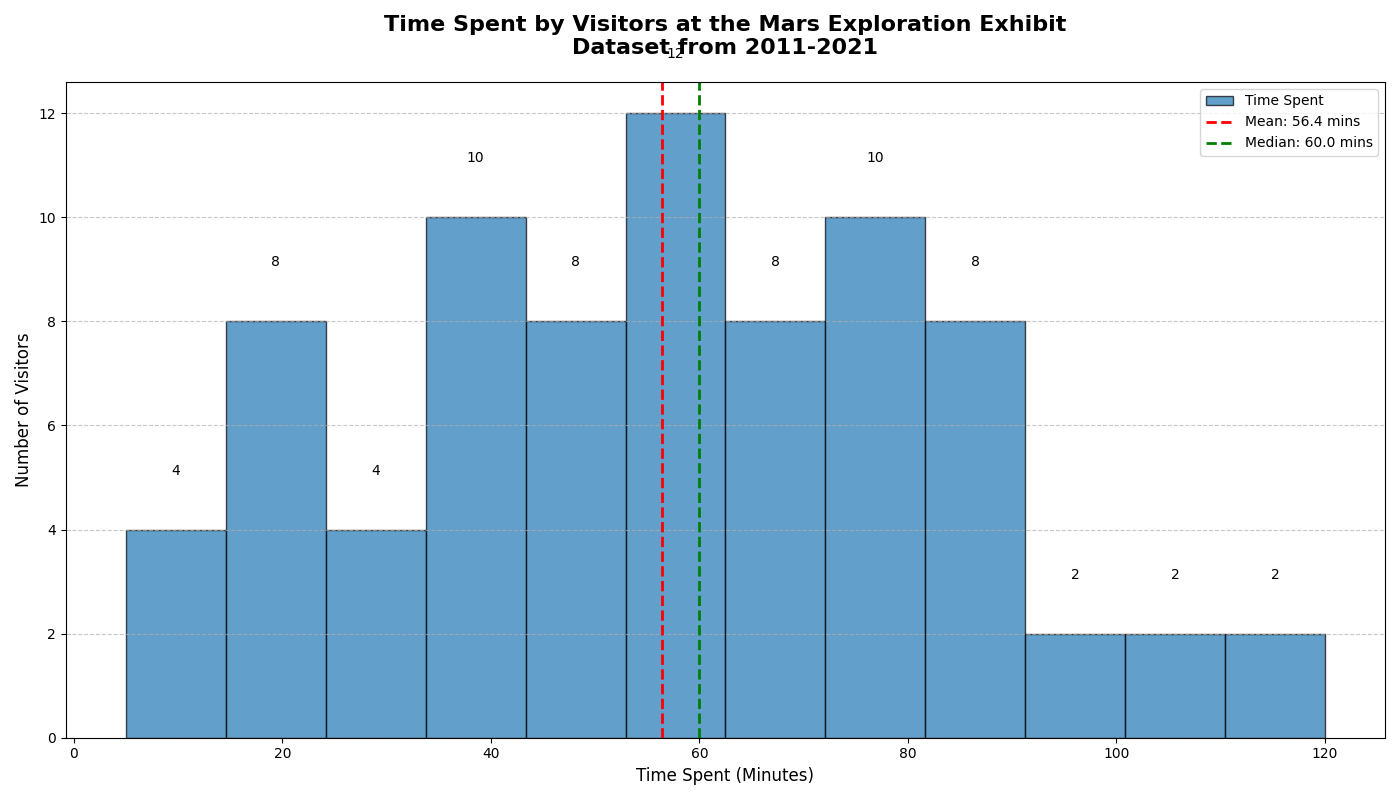

This chart was generated by the following Python code:
import matplotlib.pyplot as plt
import numpy as np

# Data: The amount of time (in minutes) visitors spent at the "Mars Exploration" exhibit
visitor_times = [
    5, 10, 15, 20, 25, 35, 40, 45, 50, 55, 60, 60, 65, 70, 75, 80, 85, 90, 15, 20, 25, 35, 40, 40, 45, 50,
    55, 60, 60, 65, 70, 75, 80, 80, 85, 90, 10, 15, 20, 25, 35, 40, 40, 45, 50, 55, 60, 60, 65, 70, 75, 80, 80, 85,
    90, 10, 15, 20, 25, 35, 40, 45, 50, 55, 60, 60, 65, 70, 75, 80, 85, 90, 95, 100, 105, 110, 115, 120
]

# Creating figure and axis
fig, ax = plt.subplots(figsize=(14, 8))

# Plotting histogram with descriptive statistics (mean and median lines)
n, bins, patches = ax.hist(visitor_times, bins=12, color='#1f77b4', edgecolor='black', alpha=0.7, label='Time Spent')

# Calculating mean and median
mean_time = np.mean(visitor_times)
median_time = np.median(visitor_times)

# Drawing vertical lines for mean and median
ax.axvline(mean_time, color='red', linestyle='dashed', linewidth=2, label=f'Mean: {mean_time:.1f} mins')
ax.axvline(median_time, color='green', linestyle='dashed', linewidth=2, label=f'Median: {median_time:.1f} mins')

# Adding title and labels
ax.set_title('Time Spent by Visitors at the Mars Exploration Exhibit\nDataset from 2011-2021', fontsize=16, fontweight='bold', pad=20)
ax.set_xlabel('Time Spent (Minutes)', fontsize=12)
ax.set_ylabel('Number of Visitors', fontsize=12)

# Grid for easier reading
ax.grid(True, axis='y', linestyle='--', alpha=0.7)

# Adding legend for context
ax.legend(loc='upper right')

# Adding counts on top of each bar for better readability
for patch in patches:
    height = patch.get_height()
    if height > 0:
        ax.text(patch.get_x() + patch.get_width() / 2, height + 1, int(height), ha='center', va='bottom')

# Adjust layout to prevent overlap
plt.tight_layout()

# Display the plot
plt.show()
